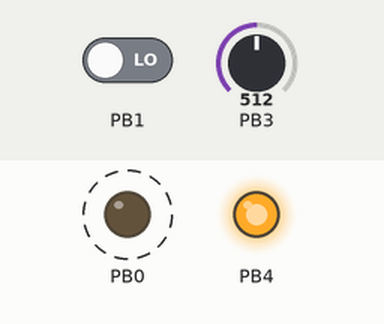
This program was run on a simulated ATtiny85, built with avr-gcc and emulated at 1 MHz (the files do not name the chip). On the bench: output pins drawn as LEDs (lit = HIGH). Dashed ring = blinking. Inputs (shaded band) come from the test bench; at power-on: PB1 LOW, PB3 = 512. At 4.2 s the program stops and its outputs stay as they are.

Above: at 0.33 s.
At 4.3 s:
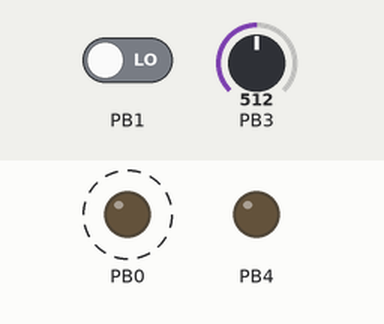
Timing chart, 0 to 5.7 s (numbered marks = the images above):
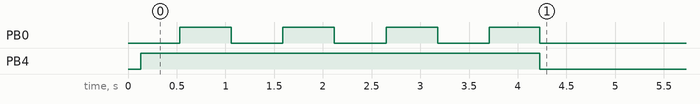

Measured:
- by itself, PB0: alternates HIGH for 0.53 s and LOW for 0.53 s, 8 changes in all, then stays LOW
- by itself, PB4: LOW → HIGH at 0.13 s, → LOW 4.1 s later

The program:

main.cpp
```cpp
#include <avr/io.h>
#include <avr/interrupt.h>
#include <util/delay.h>

// Array of glow times (seconds) mapped for each 8bit ADC value
const uint8_t glow_data[256] = {0,0,0,0,0,0,0,0,0,0,0,0,0,0,3,3,3,3,3,3,3,3,3,3,3,3,3,3,3,3,3,3,3,3,3,3,3,3,3,3,3,3,3,3,3,3,3,3,3,3,3,3,3,3,3,3,3,3,3,3,3,3,3,3,3,3,3,3,3,3,3,3,3,3,3,3,3,3,3,3,3,3,3,3,3,3,3,3,3,3,3,3,3,3,3,3,3,3,3,3,3,3,3,3,3,3,3,3,3,3,3,3,3,3,3,3,3,4,4,4,4,4,4,4,4,4,4,4,4,4,4,4,4,4,4,4,4,4,4,4,4,4,4,4,4,4,4,4,4,4,5,5,5,5,5,5,5,5,5,5,5,5,5,5,5,5,5,5,5,6,6,6,6,6,6,6,6,6,6,6,6,7,7,7,7,7,7,7,7,8,8,8,8,8,8,8,9,9,9,9,9,10,10,10,10,11,11,11,11,12,12,12,13,13,14,14,15,15,16,16,17,17,18,19,20,20,21,22,23,25,26,27,29,30,30,30,30,30,30,30,30,30,30,30,30,30,30,30,30,30,30,30,30,30,30,30};

// Below two are volatile since they can be modified in an ISR
volatile uint8_t crank = 0;
volatile uint32_t timer0_millis;

// Define an ISR for the crank signal
ISR( PCINT0_vect ) {
  // Set the crank flag to 1
  crank = 1;
}

ISR( TIMER0_COMPA_vect ) {
  // Increment our timer every time this ISR runs.
  timer0_millis++;
}

void init_ADC()
{
  // Below is modified from this extremely helpful page on ADC:
  // https://www.marcelpost.com/wiki/index.php/ATtiny85_ADC

  /* this function initialises the ADC

        ADC Prescaler Notes:
	--------------------

	   ADC Prescaler needs to be set so that the ADC input frequency is between 50 - 200kHz.

           For more information, see table 17.5 "ADC Prescaler Selections" in
           chapter 17.13.2 "ADCSRA – ADC Control and Status Register A"
          (pages 140 and 141 on the complete ATtiny25/45/85 datasheet, Rev. 2586M–AVR–07/10)

           Valid prescaler values for various clock speeds

	     Clock   Available prescaler values
           ---------------------------------------
             1 MHz   8 (125kHz), 16 (62.5kHz)
             4 MHz   32 (125kHz), 64 (62.5kHz)
             8 MHz   64 (125kHz), 128 (62.5kHz)
            16 MHz   128 (125kHz)

           Below example set prescaler to 128 for mcu running at 8MHz
           (check the datasheet for the proper bit values to set the prescaler)
  */

  // 8-bit resolution
  // set ADLAR to 1 to enable the Left-shift result (only bits ADC9..ADC2 are available)
  // then, only reading ADCH is sufficient for 8-bit results (256 values)

  ADMUX =
            (1 << ADLAR) |     // left shift result
            (0 << REFS1) |     // Sets ref. voltage to VCC, bit 1
            (0 << REFS0) |     // Sets ref. voltage to VCC, bit 0
            (0 << MUX3)  |     // use ADC3 for input (PB3), MUX bit 3
            (0 << MUX2)  |     // use ADC3 for input (PB3), MUX bit 2
            (1 << MUX1)  |     // use ADC3 for input (PB3), MUX bit 1
            (1 << MUX0);       // use ADC3 for input (PB3), MUX bit 0

  ADCSRA =
            (1 << ADEN)  |     // Enable ADC
            (1 << ADPS2) |     // set prescaler to 64, bit 2
            (1 << ADPS1) |     // set prescaler to 64, bit 1
            (0 << ADPS0);      // set prescaler to 64, bit 0

  DIDR0 |= (1 << ADC2D); //disable di on ADC pin
}

// Rather than import the whole arduino framework for one timer, we'll just setup a simple millis function.
// Since we're using the internal oscillator, we need to account for the clock error.
// This is done by adjusting the OCR0A value.
void init_millis() {
  TCCR0A = (1<<WGM01); // CTC mode
  TCCR0B |= (1<<CS01); //clock/8 scaler
  OCR0A = 131;  //1000000/(1*8*1+OCR0A) adjusted for clock error

  // Enable the compare match interrupt
  TIMSK |= (1 << OCIE0A);
}

// Setup an interrupt for the crank signal
void init_crank_interrupt() {
  PCMSK |= (1 << PCINT1); //PB6
  GIMSK |= (1<<PCIE); //enable pin change interrupts
}

// This is the millis function. Rather than read timer0_millis directly, we'll disable interrupts
// while we read it. This is because timer0_millis is volatile and we don't want to read it
// while it's being updated.
unsigned long millis(void) {
  uint32_t millis_return;
  cli();
  millis_return = timer0_millis;
  sei();
  return millis_return;
}

int main() {
  DDRB |= (1<<DDB4) | (1<<PB0); // Set PB4 and PB0 as outputs

  // Disable interrupts while we initialize everything.
  cli();
  init_ADC();
  init_crank_interrupt();
  init_millis();
  sei();

  _delay_ms(100); //let voltage settle out.

  uint8_t count = 0;
  uint16_t sum = 0;

  // Take 10 ADC readings and sum them.
  while( count < 10 ) {
    ADCSRA |= (1 << ADSC);         // start ADC measurement
    while ( ADCSRA & (1 << ADSC) ); // wait till conversion complete
    sum += ADCH;
    count++;
    _delay_ms(1);
  }

  // Average the 10 readings and use that to index into the glow_data array.
  uint8_t adc_val = sum / 10;
  uint32_t glow_time = glow_data[adc_val] * 1000; // Convert to ms
  uint32_t last_ms = 0;

  if ( glow_time > 0 ) {
    // Turn on the glow plug output for the calculated time.
    PORTB |= (1<<PB4);
    while( millis() < glow_time ) {

      // If the crank signal is received, turn off the glow plug and exit.
      if ( crank ) {
        break;
      }
      // Heartbeat LED on/off every 1s.
      // Handy for checking timer accuracy.
      if (millis() - last_ms > 500) {
        PORTB ^= _BV(PB0);
        last_ms = millis();
      }
    }
  }

  // Idle until power is cycled again
  PORTB = 0; // Set all outputs low.
  MCUCR |= (1<<SM1); // Sleep forever
}
```
